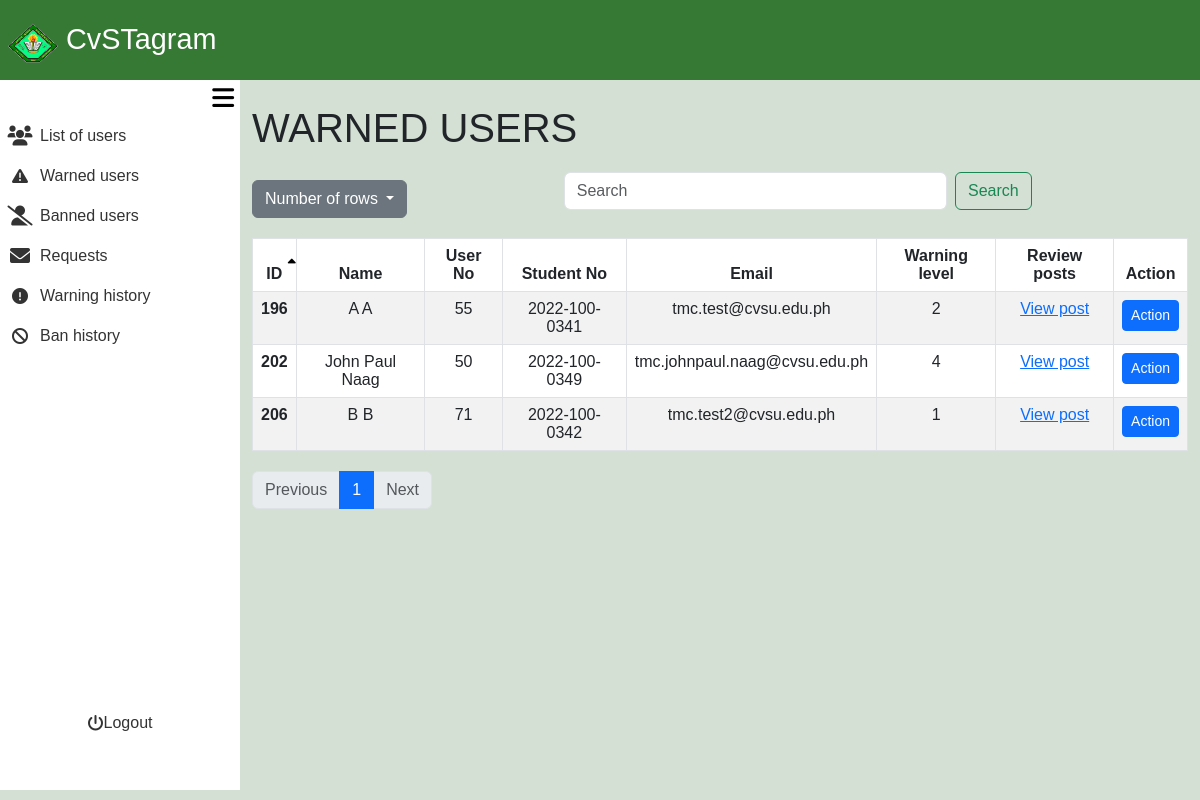
Page /admin_area/active_warn.php (signed in) on the earlier database version.
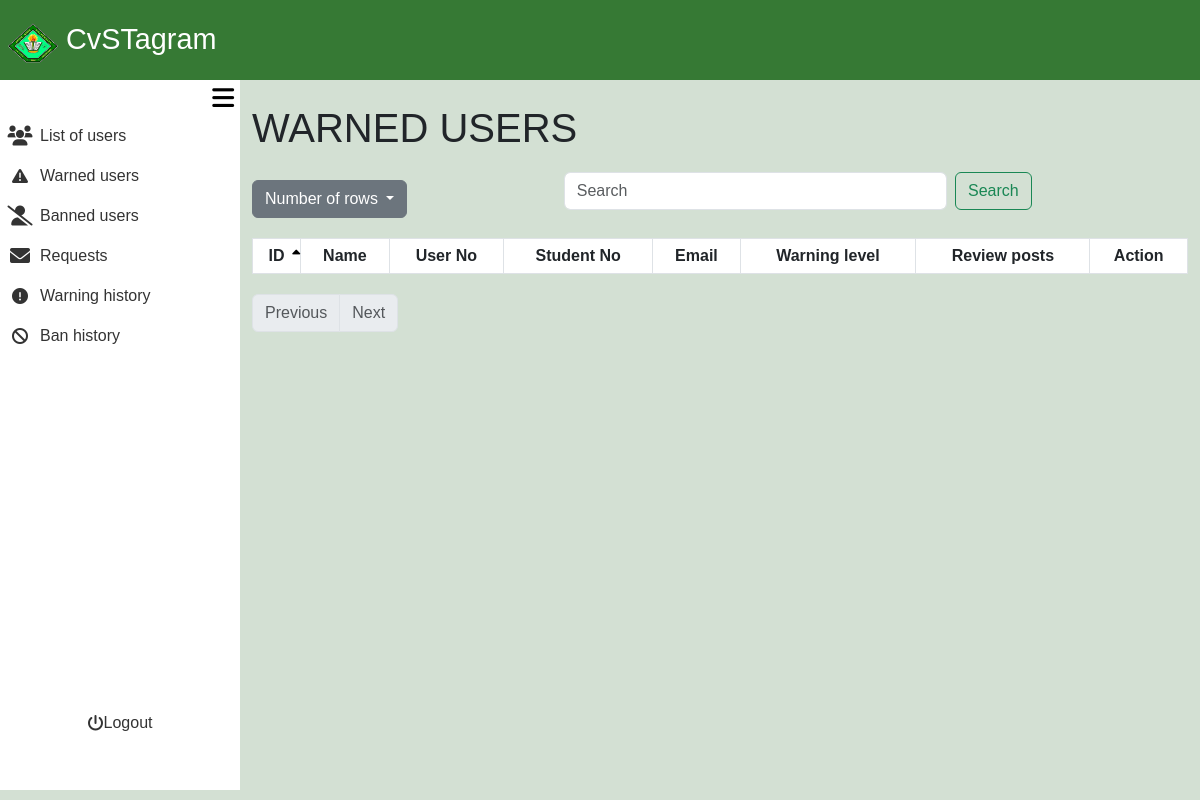
Same page on the later database version.
### tables this page shows
CREATE TABLE `active_warning` (
  `active_warning_id` int(11) NOT NULL,
  `warning_id` int(11) NOT NULL,
  `user_no` int(11) NOT NULL,
  `warn_appeal_id` int(11) NOT NULL,
  `warning_level` int(11) NOT NULL DEFAULT 1,
  `issue_date` date NOT NULL,
  `reset_date` date NOT NULL
);

CREATE TABLE `user_registration` (
  `user_no` int(11) NOT NULL,
  `user_ip` varchar(255) NOT NULL,
  `user_ID` varchar(255) NOT NULL,
  `email` varchar(255) NOT NULL,
  `student_no` varchar(13) NOT NULL,
  `fname` varchar(255) NOT NULL,
  `lname` varchar(255) NOT NULL,
  `bday` date NOT NULL,
  `gender` varchar(20) NOT NULL,
  `coverphoto` varchar(250) NOT NULL,
  `profilepicture` varchar(250) NOT NULL,
  `created_at` timestamp NOT NULL DEFAULT current_timestamp(),
  `updated_at` timestamp NOT NULL DEFAULT current_timestamp() ON UPDATE current_timestamp(),
  `user_password` varchar(255) NOT NULL
);

### admin_area/active_warn.php (the view, shortened to what the changed rows need)
<?php
require_once '../include/connect.php';
require_once '../include/bootsrap.php';
?>
<!DOCTYPE html>
<html lang="en">
<head>
    <link rel="stylesheet" href="admin_dashbaord.css?v=<?php echo time(); ?>">
</head>
<body>
<div class="container-fluid screen">
    <div class="container-fluid contbody">
        <div class="container-fluid content">
<?php
$search = isset($_GET['search']) ? trim($_GET['search']) : '';
$sort_column = isset($_GET['sort']) ? $_GET['sort'] : 'warning_id';
$sort_direction = isset($_GET['direction']) && $_GET['direction'] == 'desc' ? 'desc' : 'asc';
$rows_per_page = isset($_GET['rows']) ? intval($_GET['rows']) : 10;
$page = isset($_GET['page']) ? intval($_GET['page']) : 1;
$offset = ($page - 1) * $rows_per_page;
$searchFilter = !empty($search) ? " AND (ur.fname LIKE '%$search%' OR aw.warning_id LIKE '%$search%' OR ur.lname LIKE '%$search%' OR ur.email LIKE '%$search%' OR ur.student_no LIKE '%$search%' OR ur.user_no LIKE '%$search%')" : "";
$usersQuery = "SELECT aw.warning_id, ur.fname, ur.lname, ur.user_no, ur.student_no, ur.email, aw.warning_level
FROM `active_warning`aw
LEFT JOIN user_registration ur ON aw.user_no = ur.user_no
               WHERE 1=1 $searchFilter
               ORDER BY $sort_column $sort_direction
               LIMIT $rows_per_page OFFSET $offset";
$usersResult = $con->query($usersQuery);
$totalQuery = "SELECT COUNT(*) AS total FROM user_registration";
$totalResult = $con->query($totalQuery);
$totalRecords = $totalResult->fetch_assoc()['total'];
$totalPages = ceil($totalRecords / $rows_per_page);
?>
    <div class="container mt-4 ">
        <h1>WARNED USERS</h1>
        <table class="table table-bordered table-striped">
            <thead>
                <tr>
                    <th scope="col" class="sortable <?php echo ($sort_column == 'warning_id') ? ($sort_direction == 'asc' ? 'asc' : 'desc') : ''; ?>" onclick="sortTable('warning_id')">ID<i class="fa-solid fa-sort-up"></i><i class="fa-solid fa-sort-down"></i></th>
                    <th scope="col" class="sortable <?php echo ($sort_column == 'fname') ? ($sort_direction == 'asc' ? 'asc' : 'desc') : ''; ?>" onclick="sortTable('fname')">Name</th>
                    <th scope="col" class="sortable <?php echo ($sort_column == 'user_no') ? ($sort_direction == 'asc' ? 'asc' : 'desc') : ''; ?>" onclick="sortTable('user_no')">User No</th>
                    <th scope="col" class="sortable <?php echo ($sort_column == 'student_no') ? ($sort_direction == 'asc' ? 'asc' : 'desc') : ''; ?>" onclick="sortTable('student_no')">Student No<i class="fa-solid fa-sort-up"></i><i class="fa-solid fa-sort-down"></i></th>
                    <th scope="col" class="sortable <?php echo ($sort_column == 'email') ? ($sort_direction == 'asc' ? 'asc' : 'desc') : ''; ?>" onclick="sortTable('email')">Email</th>
                    <th scope="col" class="sortable <?php echo ($sort_column == 'warning_level') ? ($sort_direction == 'asc' ? 'asc' : 'desc') : ''; ?>" onclick="sortTable('warning_level')">Warning level<i class="fa-solid fa-sort-up"></i><i class="fa-solid fa-sort-down"></i></th>
                    <th scope="col">Review posts</th>
                    <th scope="col">Action</th>
                </tr>
            </thead>
            <tbody>
                <?php
                while ($user = $usersResult->fetch_assoc()): ?>
                    <tr>
                        <th scope="row"><?php echo htmlspecialchars($user['warning_id']); ?></th>
                        <td><?php echo htmlspecialchars($user['fname'] . ' ' . $user['lname']); ?></td>
                        <td><?php echo htmlspecialchars($user['user_no']); ?></td>
                        <td><?php echo htmlspecialchars($user['student_no']); ?></td>
                        <td><?php echo htmlspecialchars($user['email']); ?></td>
                        <td><?php echo htmlspecialchars($user['warning_level']); ?></td>
                        <td>
                            <a class="Review_posts text-primary" href="../admin_area/review_post.php?user_no=<?php echo htmlspecialchars($user['user_no']); ?>">View post</a>
                        </td>
                        <td>
                            <a href="admin_action.php?user_no=<?php echo htmlspecialchars($user['user_no']); ?>" class="btn btn-primary btn-sm">Action</a>
                        </td>
                    </tr>
                <?php endwhile; ?>
            </tbody>
        </table>
        <nav aria-label="Page navigation">
            <ul class="pagination">
                <?php for ($i = 1; $i <= $totalPages; $i++): ?>
                    <li class="page-item <?php if ($i == $page) echo 'active'; ?>">
                        <a class="page-link" href="?rows=<?php echo $rows_per_page; ?>&page=<?php echo $i; ?>&sort=<?php echo $sort_column; ?>&direction=<?php echo $sort_direction; ?>"><?php echo $i; ?></a>
                    </li>
                <?php endfor; ?>
            </ul>
        </nav>
    </div>
        </div>
    </div>
</div>
</body>
</html>

Differences in the rows shown:
removed active_warning: warning "196", user_registration.fname+lname "A A", user_registration.user_no "55", user_registration.student_no "2022-100-0341", user_registration.email "tmc.test@cvsu.edu.ph", warning_level "2"
removed active_warning: warning "202", user_registration.fname+lname "John Paul Naag", user_registration.user_no "50", user_registration.student_no "2022-100-0349", user_registration.email "tmc.johnpaul.naag@cvsu.edu.ph", warning_level "4"
removed active_warning: warning "206", user_registration.fname+lname "B B", user_registration.user_no "71", user_registration.student_no "2022-100-0342", user_registration.email "tmc.test2@cvsu.edu.ph", warning_level "1"
Other differences:
list line gone: "1"
